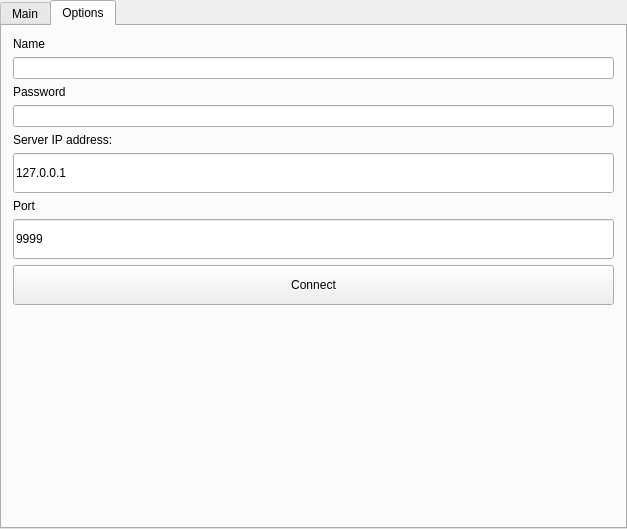
<?xml version="1.0" encoding="UTF-8"?>
<ui version="4.0">
 <class>MainWindow</class>
 <widget class="QMainWindow" name="MainWindow">
  <property name="geometry">
   <rect>
    <x>0</x>
    <y>0</y>
    <width>627</width>
    <height>529</height>
   </rect>
  </property>
  <property name="windowTitle">
   <string>MainWindow</string>
  </property>
  <widget class="QWidget" name="centralWidget">
   <layout class="QVBoxLayout" name="verticalLayout">
    <property name="spacing">
     <number>0</number>
    </property>
    <property name="leftMargin">
     <number>0</number>
    </property>
    <property name="topMargin">
     <number>0</number>
    </property>
    <property name="rightMargin">
     <number>0</number>
    </property>
    <property name="bottomMargin">
     <number>0</number>
    </property>
    <item>
     <widget class="QTabWidget" name="tabWidget">
      <property name="tabPosition">
       <enum>QTabWidget::North</enum>
      </property>
      <property name="currentIndex">
       <number>1</number>
      </property>
      <property name="iconSize">
       <size>
        <width>39</width>
        <height>39</height>
       </size>
      </property>
      <widget class="QWidget" name="tab">
       <attribute name="title">
        <string>Main</string>
       </attribute>
       <layout class="QHBoxLayout" name="horizontalLayout_3">
        <item>
         <widget class="QListWidget" name="listWidget">
          <property name="minimumSize">
           <size>
            <width>200</width>
            <height>0</height>
           </size>
          </property>
          <property name="maximumSize">
           <size>
            <width>200</width>
            <height>16777215</height>
           </size>
          </property>
         </widget>
        </item>
        <item>
         <layout class="QVBoxLayout" name="verticalLayout_3">
          <item>
           <widget class="QFrame" name="frame">
            <property name="frameShape">
             <enum>QFrame::StyledPanel</enum>
            </property>
            <property name="frameShadow">
             <enum>QFrame::Raised</enum>
            </property>
            <layout class="QHBoxLayout" name="horizontalLayout">
             <item>
              <widget class="QLabel" name="label">
               <property name="text">
                <string>Select User</string>
               </property>
              </widget>
             </item>
             <item>
              <widget class="QPushButton" name="btnCall">
               <property name="minimumSize">
                <size>
                 <width>0</width>
                 <height>39</height>
                </size>
               </property>
               <property name="maximumSize">
                <size>
                 <width>16777215</width>
                 <height>39</height>
                </size>
               </property>
               <property name="text">
                <string>Call</string>
               </property>
              </widget>
             </item>
             <item>
              <widget class="QPushButton" name="btnEndCall">
               <property name="enabled">
                <bool>false</bool>
               </property>
               <property name="minimumSize">
                <size>
                 <width>0</width>
                 <height>39</height>
                </size>
               </property>
               <property name="maximumSize">
                <size>
                 <width>16777215</width>
                 <height>39</height>
                </size>
               </property>
               <property name="text">
                <string>end call</string>
               </property>
              </widget>
             </item>
             <item>
              <widget class="QPushButton" name="pushButton_2">
               <property name="minimumSize">
                <size>
                 <width>0</width>
                 <height>40</height>
                </size>
               </property>
               <property name="maximumSize">
                <size>
                 <width>16777215</width>
                 <height>40</height>
                </size>
               </property>
               <property name="text">
                <string>Refresh users</string>
               </property>
              </widget>
             </item>
            </layout>
           </widget>
          </item>
          <item>
           <widget class="QWidget" name="widget" native="true">
            <property name="minimumSize">
             <size>
              <width>0</width>
              <height>25</height>
             </size>
            </property>
            <property name="maximumSize">
             <size>
              <width>166666</width>
              <height>25</height>
             </size>
            </property>
            <layout class="QHBoxLayout" name="horizontalLayout_4">
             <property name="spacing">
              <number>0</number>
             </property>
             <property name="leftMargin">
              <number>0</number>
             </property>
             <property name="topMargin">
              <number>0</number>
             </property>
             <property name="rightMargin">
              <number>0</number>
             </property>
             <property name="bottomMargin">
              <number>0</number>
             </property>
             <item>
              <widget class="QLabel" name="label_6">
               <property name="text">
                <string>Call from</string>
               </property>
              </widget>
             </item>
             <item>
              <widget class="QLabel" name="labelFrom">
               <property name="text">
                <string>TextLabel</string>
               </property>
              </widget>
             </item>
             <item>
              <spacer name="horizontalSpacer">
               <property name="orientation">
                <enum>Qt::Horizontal</enum>
               </property>
               <property name="sizeHint" stdset="0">
                <size>
                 <width>145</width>
                 <height>20</height>
                </size>
               </property>
              </spacer>
             </item>
             <item>
              <widget class="QPushButton" name="pushButton_3">
               <property name="text">
                <string>off micro</string>
               </property>
              </widget>
             </item>
             <item>
              <widget class="QPushButton" name="btnSuccess">
               <property name="text">
                <string>Success</string>
               </property>
              </widget>
             </item>
             <item>
              <widget class="QPushButton" name="btnCansel">
               <property name="text">
                <string>Cancel</string>
               </property>
              </widget>
             </item>
            </layout>
           </widget>
          </item>
          <item>
           <widget class="QTextEdit" name="textEdit">
            <property name="readOnly">
             <bool>true</bool>
            </property>
           </widget>
          </item>
          <item>
           <layout class="QHBoxLayout" name="horizontalLayout_2">
            <item>
             <widget class="QLineEdit" name="lineEdit_3">
              <property name="minimumSize">
               <size>
                <width>0</width>
                <height>40</height>
               </size>
              </property>
              <property name="maximumSize">
               <size>
                <width>16777215</width>
                <height>40</height>
               </size>
              </property>
             </widget>
            </item>
            <item>
             <widget class="QPushButton" name="pushButton">
              <property name="minimumSize">
               <size>
                <width>0</width>
                <height>40</height>
               </size>
              </property>
              <property name="maximumSize">
               <size>
                <width>16777215</width>
                <height>40</height>
               </size>
              </property>
              <property name="text">
               <string>Send</string>
              </property>
             </widget>
            </item>
           </layout>
          </item>
         </layout>
        </item>
       </layout>
      </widget>
      <widget class="QWidget" name="tab_2">
       <attribute name="icon">
        <iconset>
         <normaloff>:/res/option.png</normaloff>:/res/option.png</iconset>
       </attribute>
       <attribute name="title">
        <string>Options</string>
       </attribute>
       <layout class="QVBoxLayout" name="verticalLayout_2">
        <item>
         <widget class="QLabel" name="label_4">
          <property name="text">
           <string>Name</string>
          </property>
         </widget>
        </item>
        <item>
         <widget class="QLineEdit" name="lineEdit"/>
        </item>
        <item>
         <widget class="QLabel" name="label_5">
          <property name="text">
           <string>Password</string>
          </property>
         </widget>
        </item>
        <item>
         <widget class="QLineEdit" name="lineEdit_2"/>
        </item>
        <item>
         <widget class="QLabel" name="label_2">
          <property name="text">
           <string>Server IP address:</string>
          </property>
         </widget>
        </item>
        <item>
         <widget class="QLineEdit" name="textBoxHost">
          <property name="minimumSize">
           <size>
            <width>0</width>
            <height>40</height>
           </size>
          </property>
          <property name="text">
           <string>127.0.0.1</string>
          </property>
         </widget>
        </item>
        <item>
         <widget class="QLabel" name="label_3">
          <property name="text">
           <string>Port</string>
          </property>
         </widget>
        </item>
        <item>
         <widget class="QLineEdit" name="textBoxPort">
          <property name="minimumSize">
           <size>
            <width>0</width>
            <height>40</height>
           </size>
          </property>
          <property name="text">
           <string>9999</string>
          </property>
         </widget>
        </item>
        <item>
         <widget class="QPushButton" name="connectBtn">
          <property name="minimumSize">
           <size>
            <width>0</width>
            <height>40</height>
           </size>
          </property>
          <property name="text">
           <string>Connect</string>
          </property>
         </widget>
        </item>
        <item>
         <spacer name="verticalSpacer_2">
          <property name="orientation">
           <enum>Qt::Vertical</enum>
          </property>
          <property name="sizeHint" stdset="0">
           <size>
            <width>20</width>
            <height>40</height>
           </size>
          </property>
         </spacer>
        </item>
       </layout>
      </widget>
     </widget>
    </item>
   </layout>
  </widget>
 </widget>
 <layoutdefault spacing="6" margin="11"/>
 <resources/>
 <connections/>
</ui>
